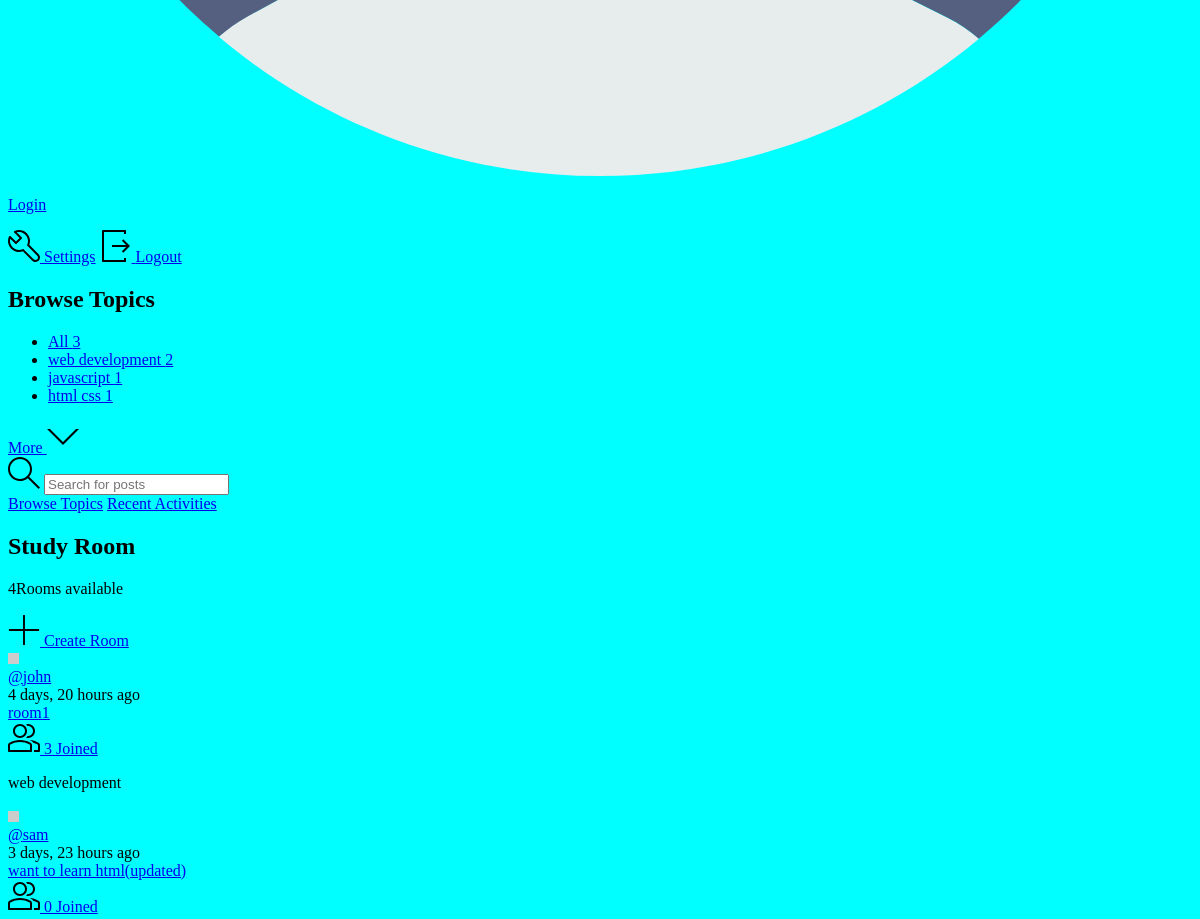
The app's page / (middle part), older data.
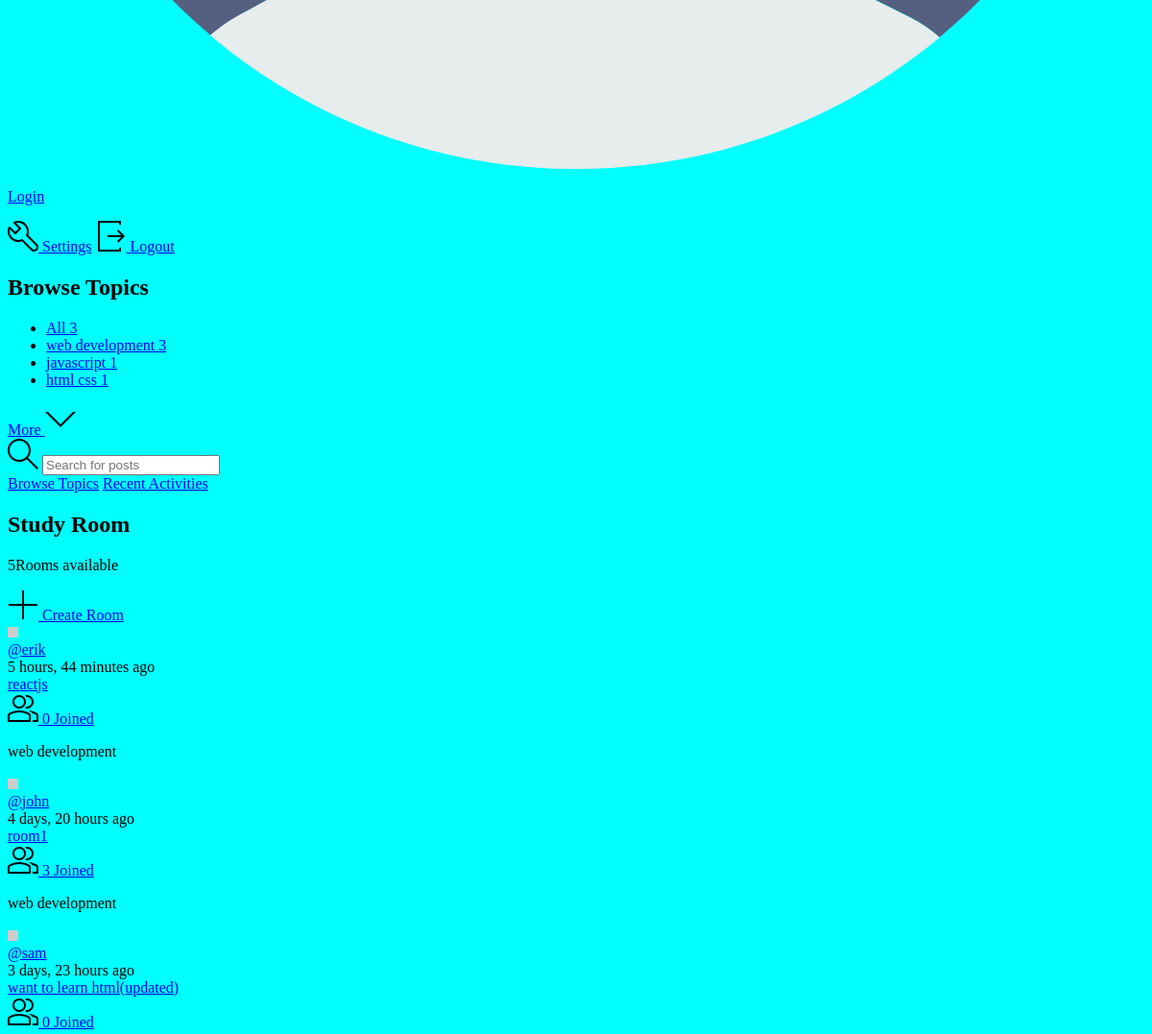
The same page, newer data.
### base/models.py (models this page shows, shortened)
class Topic(models.Model):
    name=models.CharField(max_length = 200)

class Room(models.Model):
    host=models.ForeignKey(User, on_delete=models.SET_NULL,null=True)
    topic =models.ForeignKey(Topic, on_delete=models.SET_NULL,null=True)
    name = models.CharField(max_length = 200)
    description = models.TextField(null=True, blank=True)
    participants = models.ManyToManyField(User, related_name='participants',blank=True)
    updated = models.DateTimeField(auto_now = True)
    created = models.DateTimeField(auto_now_add = True)
    class Meta:
        ordering = ['-updated','-created']
    def __str__(self):
        return self.name

### base/views.py (the view)
# urls.py: path("",views.home,name='home'),
def home(request):
    q = request.GET.get('q') if request.GET.get('q') != None else ''
    rooms = Room.objects.filter(
     Q(topic__name__icontains = q)|
     Q(name__icontains=q)|Q(description__icontains=q))
    topic = Topic.objects.all()
    room_count = rooms.count()
    room_messages = Message.objects.filter(Q(room__topic__name__icontains=q))
    context = {'rooms':rooms,'topics':topic,'room_count':room_count,'room_messages':room_messages}
    return render(request,'base/home.html',context)

### base/templates/base/home.html (shortened to what this page needs)
{% extends 'main.html' %} {% block content %}
<main class="layout layout--3">
  <div class="container">
    {% include 'base/topics_component.html' %}
    <div class="roomList">
      <div class="mobile-menu">
        <form class="header__search">
          <label>
            <input placeholder="Search for posts" />
          </label>
        </form>
        <div class="mobile-menuItems">
          <a class="btn btn--main btn--pill" href="#">Browse Topics</a>
          <a class="btn btn--main btn--pill" href="#">Recent Activities</a>
        </div>
      </div>
      <div class="roomList__header">
        <div>
          <h2>Study Room</h2>
          <p>{{room_count}}Rooms available</p>
        </div>
        <a class="btn btn--main" href="/create-room">
          <svg
            version="1.1"
            xmlns="http://www.w3.org/2000/svg"
            width="32"
            height="32"
            viewBox="0 0 32 32"
          >
            <title>add</title>
            <path
              d="M16.943 0.943h-1.885v14.115h-14.115v1.885h14.115v14.115h1.885v-14.115h14.115v-1.885h-14.115v-14.115z"
            ></path>
          </svg>
          Create Room
        </a>
      </div>
      {% include 'base/feed_component.html' %}
    </div>
  </div>
</main>
{% endblock content%}

### base/templates/base/topics_component.html
<div class="topics">
  <div class="topics__header">
    <h2>Browse Topics</h2>
  </div>
  <ul class="topics__list">
    <li>
      <a href="/" class="active">All <span>{{topics.count}}</span></a>
    </li>
    {% for topic in topics %}
    <li>
      <a href="/?q={{topic.name}}"
        >{{topic.name}} <span>{{topic.room_set.all.count}}</span></a
      >
    </li>
    {% endfor %}
  </ul>
  <a class="btn btn--link" href="topics.html">
    More
    <svg
      version="1.1"
      xmlns="http://www.w3.org/2000/svg"
      width="32"
      height="32"
      viewBox="0 0 32 32"
    >
      <title>chevron-down</title>
      <path d="M16 21l-13-13h-3l16 16 16-16h-3l-13 13z"></path>
    </svg>
  </a>
</div>

### base/templates/base/feed_component.html (shortened to what this page needs)
{% for room in rooms %}
<div class="roomListRoom">
  <div class="roomListRoom__header">
    <a href="/profile/{{room.host.id}}" class="roomListRoom__author">
      <div class="avatar avatar--small">
        <img src="https://randomuser.me/api/portraits/women/11.jpg" />
      </div>
      <span>@{{room.host.username}}</span>
    </a>
    <div class="roomListRoom__actions">
      <span>{{room.created|timesince}} ago</span>
    </div>
  </div>
  <div class="roomListRoom__content">
    <a href="/room/{{room.id}}">{{room.name}}</a>
  </div>
  <div class="roomListRoom__meta">
    <a href="/room/{{room.id}}" class="roomListRoom__joined">
      {{room.participants.all.count}} Joined
    </a>
    <p class="roomListRoom__topic">{{room.topic.name}}</p>
  </div>
</div>
{%endfor%}

Row changes from the older to the newer data that the page shows:
computed for Topic "web development": room_set.all.count "2" → "3"
added Room: host.username "erik", created "5 hours, 44 minutes", name "reactjs", participants.all.count "0", topic.name "web development"
Text that changed along with them:
{{ room_count }}: "4" → "5"
